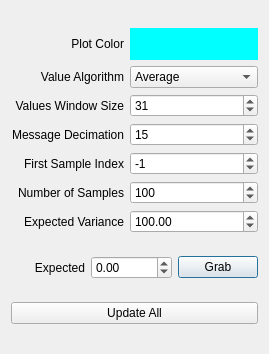
<ui version="4.0" >
 <class>ConfigurationWindow</class>
 <widget class="QDialog" name="ConfigurationWindow" >
  <property name="geometry" >
   <rect>
    <x>0</x>
    <y>0</y>
    <width>269</width>
    <height>354</height>
   </rect>
  </property>
  <property name="windowTitle" >
   <string>Configuration</string>
  </property>
  <layout class="QVBoxLayout" >
   <item>
    <layout class="QGridLayout" >
     <item row="0" column="0" >
      <widget class="QLabel" name="label_7" >
       <property name="text" >
        <string>Plot Color</string>
       </property>
       <property name="alignment" >
        <set>Qt::AlignRight|Qt::AlignTrailing|Qt::AlignVCenter</set>
       </property>
      </widget>
     </item>
     <item row="0" column="1" >
      <widget class="SideCar::GUI::ColorButtonWidget" name="samplesColor_" >
       <property name="sizePolicy" >
        <sizepolicy vsizetype="Fixed" hsizetype="Expanding" >
         <horstretch>0</horstretch>
         <verstretch>0</verstretch>
        </sizepolicy>
       </property>
       <property name="minimumSize" >
        <size>
         <width>32</width>
         <height>32</height>
        </size>
       </property>
       <property name="maximumSize" >
        <size>
         <width>128</width>
         <height>32</height>
        </size>
       </property>
       <property name="palette" >
        <palette>
         <active>
          <colorrole role="WindowText" >
           <brush brushstyle="SolidPattern" >
            <color alpha="255" >
             <red>0</red>
             <green>0</green>
             <blue>0</blue>
            </color>
           </brush>
          </colorrole>
          <colorrole role="Button" >
           <brush brushstyle="SolidPattern" >
            <color alpha="255" >
             <red>0</red>
             <green>255</green>
             <blue>255</blue>
            </color>
           </brush>
          </colorrole>
          <colorrole role="Light" >
           <brush brushstyle="SolidPattern" >
            <color alpha="255" >
             <red>127</red>
             <green>255</green>
             <blue>255</blue>
            </color>
           </brush>
          </colorrole>
          <colorrole role="Midlight" >
           <brush brushstyle="SolidPattern" >
            <color alpha="255" >
             <red>63</red>
             <green>255</green>
             <blue>255</blue>
            </color>
           </brush>
          </colorrole>
          <colorrole role="Dark" >
           <brush brushstyle="SolidPattern" >
            <color alpha="255" >
             <red>0</red>
             <green>127</green>
             <blue>127</blue>
            </color>
           </brush>
          </colorrole>
          <colorrole role="Mid" >
           <brush brushstyle="SolidPattern" >
            <color alpha="255" >
             <red>0</red>
             <green>170</green>
             <blue>170</blue>
            </color>
           </brush>
          </colorrole>
          <colorrole role="Text" >
           <brush brushstyle="SolidPattern" >
            <color alpha="255" >
             <red>0</red>
             <green>0</green>
             <blue>0</blue>
            </color>
           </brush>
          </colorrole>
          <colorrole role="BrightText" >
           <brush brushstyle="SolidPattern" >
            <color alpha="255" >
             <red>255</red>
             <green>255</green>
             <blue>255</blue>
            </color>
           </brush>
          </colorrole>
          <colorrole role="ButtonText" >
           <brush brushstyle="SolidPattern" >
            <color alpha="255" >
             <red>0</red>
             <green>0</green>
             <blue>0</blue>
            </color>
           </brush>
          </colorrole>
          <colorrole role="Base" >
           <brush brushstyle="SolidPattern" >
            <color alpha="255" >
             <red>255</red>
             <green>255</green>
             <blue>255</blue>
            </color>
           </brush>
          </colorrole>
          <colorrole role="Window" >
           <brush brushstyle="SolidPattern" >
            <color alpha="255" >
             <red>0</red>
             <green>255</green>
             <blue>255</blue>
            </color>
           </brush>
          </colorrole>
          <colorrole role="Shadow" >
           <brush brushstyle="SolidPattern" >
            <color alpha="255" >
             <red>0</red>
             <green>0</green>
             <blue>0</blue>
            </color>
           </brush>
          </colorrole>
          <colorrole role="AlternateBase" >
           <brush brushstyle="SolidPattern" >
            <color alpha="255" >
             <red>127</red>
             <green>255</green>
             <blue>255</blue>
            </color>
           </brush>
          </colorrole>
         </active>
         <inactive>
          <colorrole role="WindowText" >
           <brush brushstyle="SolidPattern" >
            <color alpha="255" >
             <red>0</red>
             <green>0</green>
             <blue>0</blue>
            </color>
           </brush>
          </colorrole>
          <colorrole role="Button" >
           <brush brushstyle="SolidPattern" >
            <color alpha="255" >
             <red>0</red>
             <green>255</green>
             <blue>255</blue>
            </color>
           </brush>
          </colorrole>
          <colorrole role="Light" >
           <brush brushstyle="SolidPattern" >
            <color alpha="255" >
             <red>127</red>
             <green>255</green>
             <blue>255</blue>
            </color>
           </brush>
          </colorrole>
          <colorrole role="Midlight" >
           <brush brushstyle="SolidPattern" >
            <color alpha="255" >
             <red>63</red>
             <green>255</green>
             <blue>255</blue>
            </color>
           </brush>
          </colorrole>
          <colorrole role="Dark" >
           <brush brushstyle="SolidPattern" >
            <color alpha="255" >
             <red>0</red>
             <green>127</green>
             <blue>127</blue>
            </color>
           </brush>
          </colorrole>
          <colorrole role="Mid" >
           <brush brushstyle="SolidPattern" >
            <color alpha="255" >
             <red>0</red>
             <green>170</green>
             <blue>170</blue>
            </color>
           </brush>
          </colorrole>
          <colorrole role="Text" >
           <brush brushstyle="SolidPattern" >
            <color alpha="255" >
             <red>0</red>
             <green>0</green>
             <blue>0</blue>
            </color>
           </brush>
          </colorrole>
          <colorrole role="BrightText" >
           <brush brushstyle="SolidPattern" >
            <color alpha="255" >
             <red>255</red>
             <green>255</green>
             <blue>255</blue>
            </color>
           </brush>
          </colorrole>
          <colorrole role="ButtonText" >
           <brush brushstyle="SolidPattern" >
            <color alpha="255" >
             <red>0</red>
             <green>0</green>
             <blue>0</blue>
            </color>
           </brush>
          </colorrole>
          <colorrole role="Base" >
           <brush brushstyle="SolidPattern" >
            <color alpha="255" >
             <red>255</red>
             <green>255</green>
             <blue>255</blue>
            </color>
           </brush>
          </colorrole>
          <colorrole role="Window" >
           <brush brushstyle="SolidPattern" >
            <color alpha="255" >
             <red>0</red>
             <green>255</green>
             <blue>255</blue>
            </color>
           </brush>
          </colorrole>
          <colorrole role="Shadow" >
           <brush brushstyle="SolidPattern" >
            <color alpha="255" >
             <red>0</red>
             <green>0</green>
             <blue>0</blue>
            </color>
           </brush>
          </colorrole>
          <colorrole role="AlternateBase" >
           <brush brushstyle="SolidPattern" >
            <color alpha="255" >
             <red>127</red>
             <green>255</green>
             <blue>255</blue>
            </color>
           </brush>
          </colorrole>
         </inactive>
         <disabled>
          <colorrole role="WindowText" >
           <brush brushstyle="SolidPattern" >
            <color alpha="255" >
             <red>0</red>
             <green>127</green>
             <blue>127</blue>
            </color>
           </brush>
          </colorrole>
          <colorrole role="Button" >
           <brush brushstyle="SolidPattern" >
            <color alpha="255" >
             <red>0</red>
             <green>255</green>
             <blue>255</blue>
            </color>
           </brush>
          </colorrole>
          <colorrole role="Light" >
           <brush brushstyle="SolidPattern" >
            <color alpha="255" >
             <red>127</red>
             <green>255</green>
             <blue>255</blue>
            </color>
           </brush>
          </colorrole>
          <colorrole role="Midlight" >
           <brush brushstyle="SolidPattern" >
            <color alpha="255" >
             <red>63</red>
             <green>255</green>
             <blue>255</blue>
            </color>
           </brush>
          </colorrole>
          <colorrole role="Dark" >
           <brush brushstyle="SolidPattern" >
            <color alpha="255" >
             <red>0</red>
             <green>127</green>
             <blue>127</blue>
            </color>
           </brush>
          </colorrole>
          <colorrole role="Mid" >
           <brush brushstyle="SolidPattern" >
            <color alpha="255" >
             <red>0</red>
             <green>170</green>
             <blue>170</blue>
            </color>
           </brush>
          </colorrole>
          <colorrole role="Text" >
           <brush brushstyle="SolidPattern" >
            <color alpha="255" >
             <red>0</red>
             <green>127</green>
             <blue>127</blue>
            </color>
           </brush>
          </colorrole>
          <colorrole role="BrightText" >
           <brush brushstyle="SolidPattern" >
            <color alpha="255" >
             <red>255</red>
             <green>255</green>
             <blue>255</blue>
            </color>
           </brush>
          </colorrole>
          <colorrole role="ButtonText" >
           <brush brushstyle="SolidPattern" >
            <color alpha="255" >
             <red>0</red>
             <green>127</green>
             <blue>127</blue>
            </color>
           </brush>
          </colorrole>
          <colorrole role="Base" >
           <brush brushstyle="SolidPattern" >
            <color alpha="255" >
             <red>0</red>
             <green>255</green>
             <blue>255</blue>
            </color>
           </brush>
          </colorrole>
          <colorrole role="Window" >
           <brush brushstyle="SolidPattern" >
            <color alpha="255" >
             <red>0</red>
             <green>255</green>
             <blue>255</blue>
            </color>
           </brush>
          </colorrole>
          <colorrole role="Shadow" >
           <brush brushstyle="SolidPattern" >
            <color alpha="255" >
             <red>0</red>
             <green>0</green>
             <blue>0</blue>
            </color>
           </brush>
          </colorrole>
          <colorrole role="AlternateBase" >
           <brush brushstyle="SolidPattern" >
            <color alpha="255" >
             <red>0</red>
             <green>255</green>
             <blue>255</blue>
            </color>
           </brush>
          </colorrole>
         </disabled>
        </palette>
       </property>
       <property name="focusPolicy" >
        <enum>Qt::TabFocus</enum>
       </property>
       <property name="autoFillBackground" >
        <bool>true</bool>
       </property>
       <property name="autoDefault" >
        <bool>false</bool>
       </property>
       <property name="flat" >
        <bool>true</bool>
       </property>
      </widget>
     </item>
     <item row="1" column="0" >
      <widget class="QLabel" name="label_5" >
       <property name="text" >
        <string>Value Algorithm</string>
       </property>
       <property name="alignment" >
        <set>Qt::AlignRight|Qt::AlignTrailing|Qt::AlignVCenter</set>
       </property>
      </widget>
     </item>
     <item row="1" column="1" >
      <widget class="QComboBox" name="algorithm_" >
       <item>
        <property name="text" >
         <string>Average</string>
        </property>
       </item>
       <item>
        <property name="text" >
         <string>Median</string>
        </property>
       </item>
      </widget>
     </item>
     <item row="2" column="0" >
      <widget class="QLabel" name="label_4" >
       <property name="text" >
        <string>Values Window Size</string>
       </property>
       <property name="alignment" >
        <set>Qt::AlignRight|Qt::AlignTrailing|Qt::AlignVCenter</set>
       </property>
      </widget>
     </item>
     <item row="2" column="1" >
      <widget class="QSpinBox" name="runningMedianWindowSize_" >
       <property name="keyboardTracking" >
        <bool>false</bool>
       </property>
       <property name="minimum" >
        <number>1</number>
       </property>
       <property name="maximum" >
        <number>1000</number>
       </property>
       <property name="value" >
        <number>31</number>
       </property>
      </widget>
     </item>
     <item row="3" column="0" >
      <widget class="QLabel" name="label" >
       <property name="text" >
        <string>Message Decimation</string>
       </property>
       <property name="alignment" >
        <set>Qt::AlignRight|Qt::AlignTrailing|Qt::AlignVCenter</set>
       </property>
      </widget>
     </item>
     <item row="3" column="1" >
      <widget class="QSpinBox" name="messageDecimation_" >
       <property name="keyboardTracking" >
        <bool>false</bool>
       </property>
       <property name="minimum" >
        <number>1</number>
       </property>
       <property name="maximum" >
        <number>500</number>
       </property>
       <property name="value" >
        <number>15</number>
       </property>
      </widget>
     </item>
     <item row="4" column="0" >
      <widget class="QLabel" name="label_2" >
       <property name="text" >
        <string>First Sample Index</string>
       </property>
       <property name="alignment" >
        <set>Qt::AlignRight|Qt::AlignTrailing|Qt::AlignVCenter</set>
       </property>
      </widget>
     </item>
     <item row="4" column="1" >
      <widget class="QSpinBox" name="sampleStartIndex_" >
       <property name="keyboardTracking" >
        <bool>false</bool>
       </property>
       <property name="minimum" >
        <number>-10000</number>
       </property>
       <property name="maximum" >
        <number>10000</number>
       </property>
       <property name="value" >
        <number>-1</number>
       </property>
      </widget>
     </item>
     <item row="5" column="0" >
      <widget class="QLabel" name="label_3" >
       <property name="text" >
        <string>Number of Samples</string>
       </property>
       <property name="alignment" >
        <set>Qt::AlignRight|Qt::AlignTrailing|Qt::AlignVCenter</set>
       </property>
      </widget>
     </item>
     <item row="5" column="1" >
      <widget class="QSpinBox" name="sampleCount_" >
       <property name="keyboardTracking" >
        <bool>false</bool>
       </property>
       <property name="minimum" >
        <number>1</number>
       </property>
       <property name="maximum" >
        <number>10000</number>
       </property>
       <property name="value" >
        <number>100</number>
       </property>
      </widget>
     </item>
     <item row="6" column="0" >
      <widget class="QLabel" name="label_9" >
       <property name="text" >
        <string>Expected Variance</string>
       </property>
       <property name="alignment" >
        <set>Qt::AlignRight|Qt::AlignTrailing|Qt::AlignVCenter</set>
       </property>
      </widget>
     </item>
     <item row="6" column="1" >
      <widget class="QDoubleSpinBox" name="expectedVariance_" >
       <property name="keyboardTracking" >
        <bool>false</bool>
       </property>
       <property name="minimum" >
        <double>0.000000000000000</double>
       </property>
       <property name="maximum" >
        <double>99999.990000000005239</double>
       </property>
       <property name="singleStep" >
        <double>10.000000000000000</double>
       </property>
       <property name="value" >
        <double>100.000000000000000</double>
       </property>
      </widget>
     </item>
    </layout>
   </item>
   <item>
    <layout class="QHBoxLayout" >
     <item>
      <widget class="QLabel" name="label_8" >
       <property name="text" >
        <string>Expected</string>
       </property>
       <property name="alignment" >
        <set>Qt::AlignRight|Qt::AlignTrailing|Qt::AlignVCenter</set>
       </property>
      </widget>
     </item>
     <item>
      <widget class="QDoubleSpinBox" name="expected_" >
       <property name="keyboardTracking" >
        <bool>false</bool>
       </property>
       <property name="minimum" >
        <double>-10000.000000000000000</double>
       </property>
       <property name="maximum" >
        <double>10000.000000000000000</double>
       </property>
       <property name="value" >
        <double>0.000000000000000</double>
       </property>
      </widget>
     </item>
     <item>
      <widget class="QPushButton" name="updateExpected_" >
       <property name="text" >
        <string>Grab</string>
       </property>
      </widget>
     </item>
    </layout>
   </item>
   <item>
    <widget class="QPushButton" name="updateAll_" >
     <property name="sizePolicy" >
      <sizepolicy vsizetype="Fixed" hsizetype="Preferred" >
       <horstretch>0</horstretch>
       <verstretch>0</verstretch>
      </sizepolicy>
     </property>
     <property name="text" >
      <string>Update All</string>
     </property>
    </widget>
   </item>
  </layout>
 </widget>
 <customwidgets>
  <customwidget>
   <class>SideCar::GUI::ColorButtonWidget</class>
   <extends>QPushButton</extends>
   <header>GUI/ColorButtonWidget.h</header>
  </customwidget>
 </customwidgets>
 <resources/>
 <connections/>
</ui>
